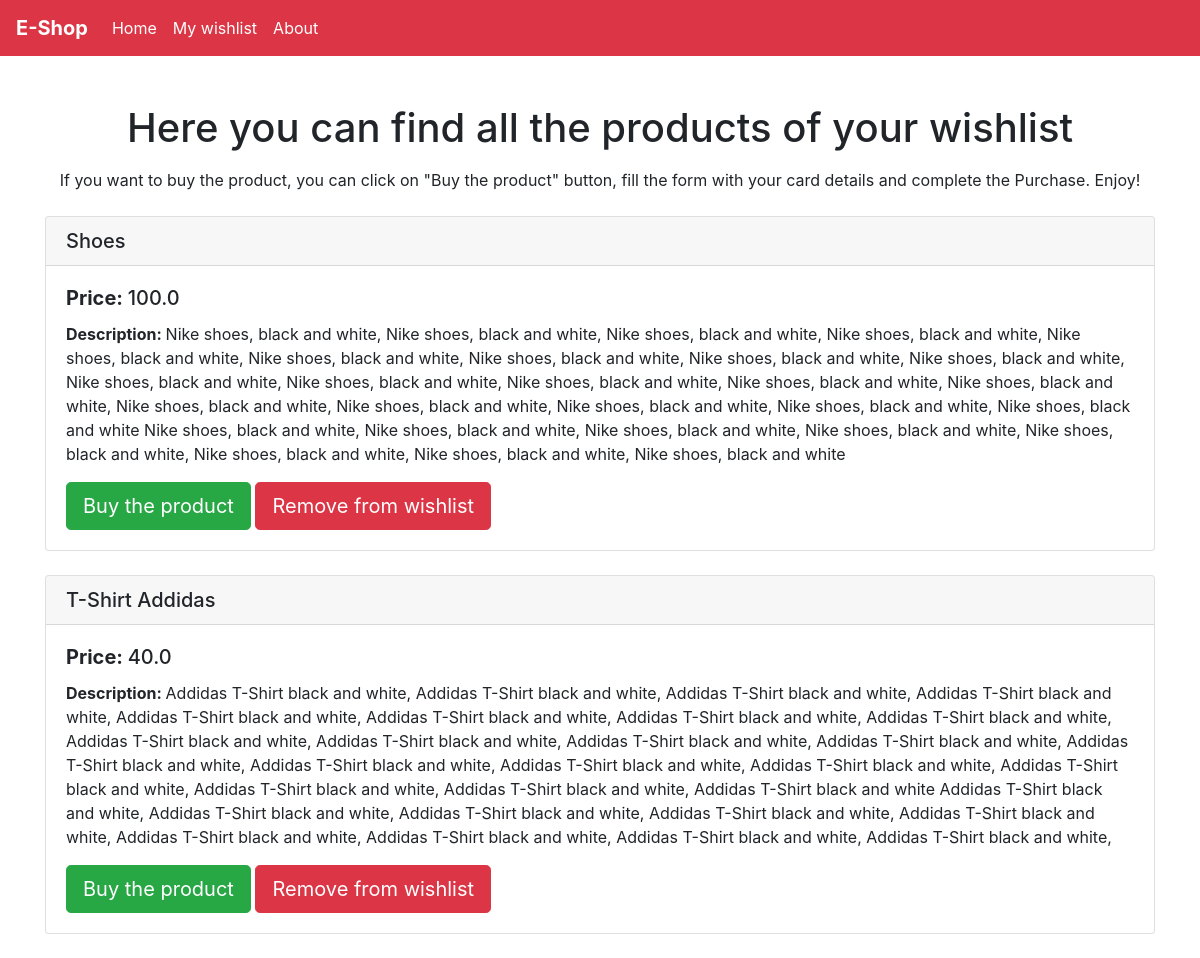
Before: /my_wishlist with the older database file.
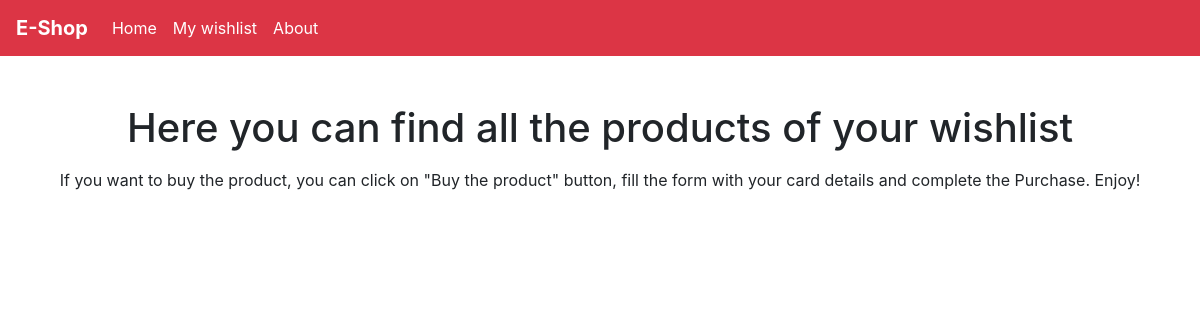
After: the same page with the newer database file.
### shop/models.py (models this page shows, shortened)
class Wishlist(models.Model):
    product = models.ForeignKey(Product, on_delete=models.CASCADE)

class Product(models.Model):
    name = models.CharField(max_length=200)
    description = models.TextField()
    price = models.FloatField()
    image = models.ImageField(null=True, blank=True)

### shop/views.py (the view)
# urls.py: path('my_wishlist', views.my_wishlist, name='whishlist'),
def my_wishlist(request):
    wishlist = Wishlist.objects.all()
    context = {
        "wishlist": wishlist
    }
    return render(request, 'shop/wishlist.html', context)

### shop/templates/shop/wishlist.html (shortened to what this page needs)
{% extends 'shop/base.html' %}
{% block content %}
<h1 class="mb-3" style="text-align: center;">Here you can find all the products of your wishlist</h1>
<p class="mb-4" style="text-align: center;">If you want to buy the product, you can click on "Buy the product" button, fill the form with your card details and complete the Purchase. Enjoy!</p>
  {% for item in wishlist %}
    <div class="card mb-4">
      <h5 class="card-header">{{item.product.name}}</h5>
      <div class="card-body">
        <h5 class="card-title"><b>Price: </b>{{item.product.price}}</h5>
        <p class="card-text"><b>Description: </b>{{item.product.description}}</p>
        <a class="btn btn-success btn-lg" href="{% url 'checkout' item.product.id %}">Buy the product</a>
        <a class="btn btn-danger btn-lg" href="{% url 'delete-from-wishlist' item.product.id %}">Remove from wishlist</a>
      </div>
    </div>
  {% endfor %}
{% endblock content %}

Changed rows visible on the page:
removed Wishlist: product.name "Shoes", product.price "100.0", product.description "Nike shoes, black and white, Nike shoes, black and white, Nike shoes, black and white, Nike shoes, black and white, Nike shoes, black and white, Nike shoes, black and white, Nike shoes, black and white, Nike shoes, black and white, Nike shoes, black and white, Nike shoes, black and white, Nike shoes, black and white, Nike shoes, black and white, Nike shoes, black and white, Nike shoes, black and white, Nike shoes, black and white, Nike shoes, black and white, Nike shoes, black and white, Nike shoes, black and white, Nike shoes, black and white Nike shoes, black and white, Nike shoes, black and white, Nike shoes, black and white, Nike shoes, black and white, Nike shoes, black and white, Nike…"
removed Wishlist: product.name "T-Shirt Addidas", product.price "40.0", product.description "Addidas T-Shirt black and white, Addidas T-Shirt black and white, Addidas T-Shirt black and white, Addidas T-Shirt black and white, Addidas T-Shirt black and white, Addidas T-Shirt black and white, Addidas T-Shirt black and white, Addidas T-Shirt black and white, Addidas T-Shirt black and white, Addidas T-Shirt black and white, Addidas T-Shirt black and white, Addidas T-Shirt black and white, Addidas T-Shirt black and white, Addidas T-Shirt black and white, Addidas T-Shirt black and white, Addidas T-Shirt black and white, Addidas T-Shirt black and white, Addidas T-Shirt black and white, Addidas T-Shirt black and white, Addidas T-Shirt black and white Addidas T-Shirt black and white, Addidas…"
